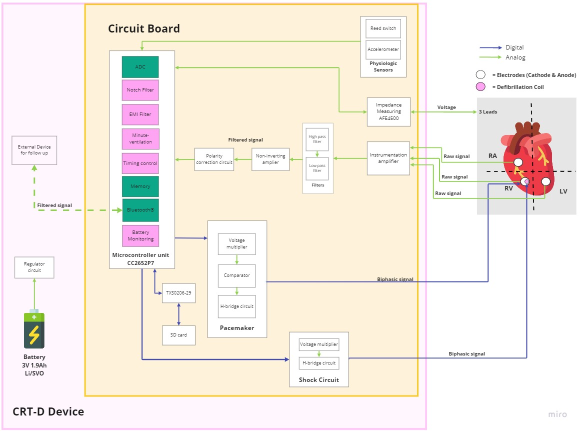
#> input picture image1.jpg, 1160 x 861 px, found by its file name (shown at 1/2 size)
$ python Assignment-2-grayscle-histogram.py
#> lines starting #> are read from the running program, lines starting #| are printed output that depends on the picture
import matplotlib.pyplot as plt
import cv2 as cv
import numpy as np
from matplotlib import pyplot as plt
import matplotlib.image as mpimg


path = r'image1.jpg'

# Bgr to grayscle using cv
image_cv = cv.imread(path)
#> image_cv is the input picture: shape (861, 1160, 3); mean B, G, R 230.2, 238.1, 246.1
grayscale_cv = cv.cvtColor(image_cv, cv.COLOR_BGR2GRAY)
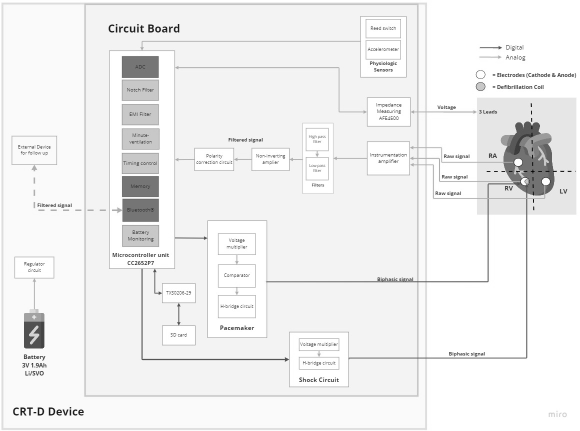
#> grayscale_cv: shape (861, 1160) (shown at 1/2 size); min 0, max 255, mean 239.7
cv.waitKey(0)
cv.destroyAllWindows()


# Bgr to grayscle using Matplotlib
image_mat = mpimg.imread(path)
red = image_mat[:, :, 0]
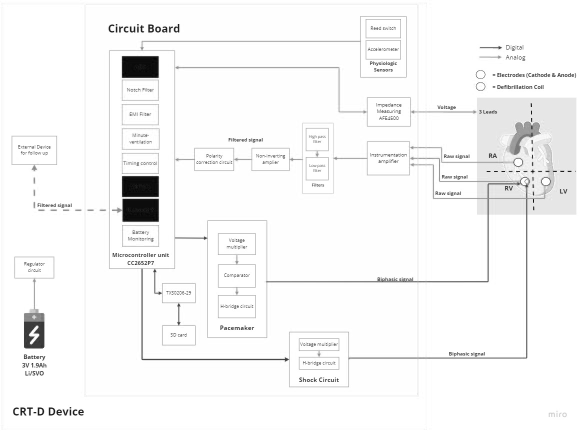
#> red: shape (861, 1160) (shown at 1/2 size); min 0, max 255, mean 246.1
green = image_mat[:, :, 1]
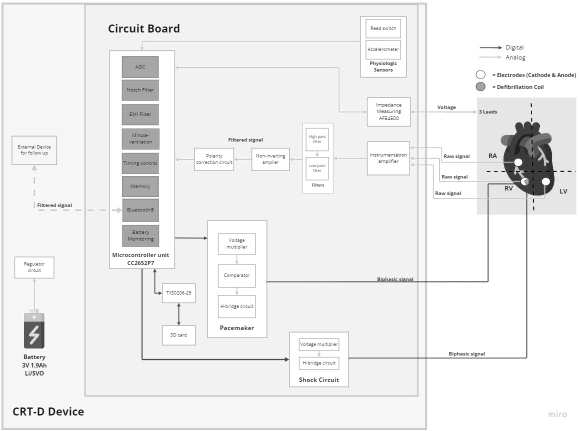
#> green: shape (861, 1160) (shown at 1/2 size); min 0, max 255, mean 238.1
blue = image_mat[:, :, 2]
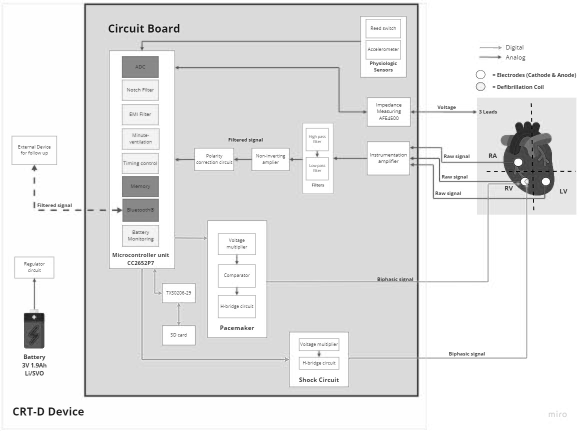
#> blue: shape (861, 1160) (shown at 1/2 size); min 0, max 255, mean 230.2
img_gray = 0.2989 * red + 0.5870 * green + 0.1140 * blue
plt.imshow(img_gray, cmap='gray')
plt.show()


# Create histogram from those two image
plt.subplot(121)
hist, bin = np.histogram(grayscale_cv.ravel(), 256, [0, 255])
#> hist = 256 values, max 338044 at index 243, min 1 at index 8, mean 3901.4; bin = 257 values from 0 to 255
plt.plot(hist)
plt.subplot(122)
hist, bin = np.histogram(img_gray.ravel(), 256, [0, 255])
#> hist = 256 values, max 323094 at index 243, min 3 at index 2, mean 3901.4
plt.plot(hist)
plt.show()
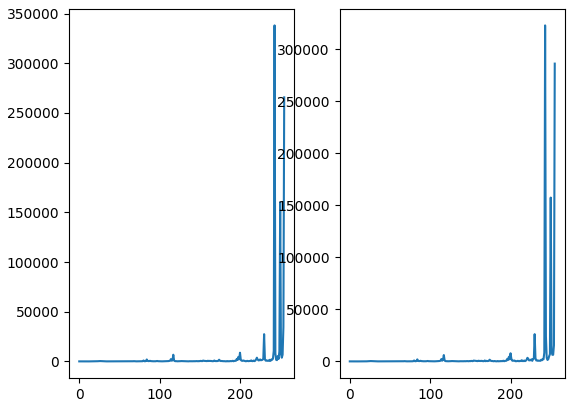
#> figure drawn by matplotlib, 2 panels; panel 1: curve peaks at x = 243, y = 338044; panel 2: curve peaks at x = 243, y = 323094


# Create histogram using pixel
row_cv, col_cv = grayscale_cv.shape[0], grayscale_cv.shape[1]
#> row_cv = 861; col_cv = 1160
y1 = np.zeros((256), np.uint64)
for i in range(row_cv):
    for j in range(col_cv):
        y1[grayscale_cv[i, j]] = y1[grayscale_cv[i, j]] + 1
#> after the loop, y1 = 256 values, max 338044 at index 243, min 1 at index 8, mean 3901.4
x = np.arange(0, 256)
plt.subplot(211)
plt.plot(x, y1)

row_mat, col_mat = image_mat.shape[0], image_mat.shape[1]
#> row_mat = 861; col_mat = 1160
y2 = np.zeros((256), np.uint64)
for i in range(row_mat):
    for j in range(col_mat):
        y2[image_mat[i, j]] = y2[image_mat[i, j]] + 1
#> after the loop, y2 = 256 values, max 505776 at index 255, min 38 at index 2, mean 9129.7
x = np.arange(0, 256)
plt.subplot(212)
plt.plot(x, y2)
plt.show()
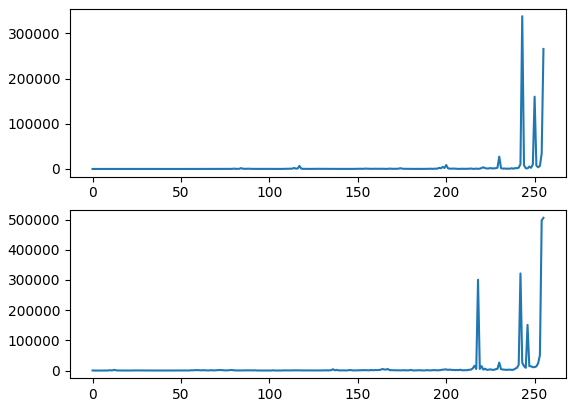
#> figure drawn by matplotlib, 2 panels; panel 1: curve peaks at x = 243, y = 338044; panel 2: curve peaks at x = 255, y = 505776
